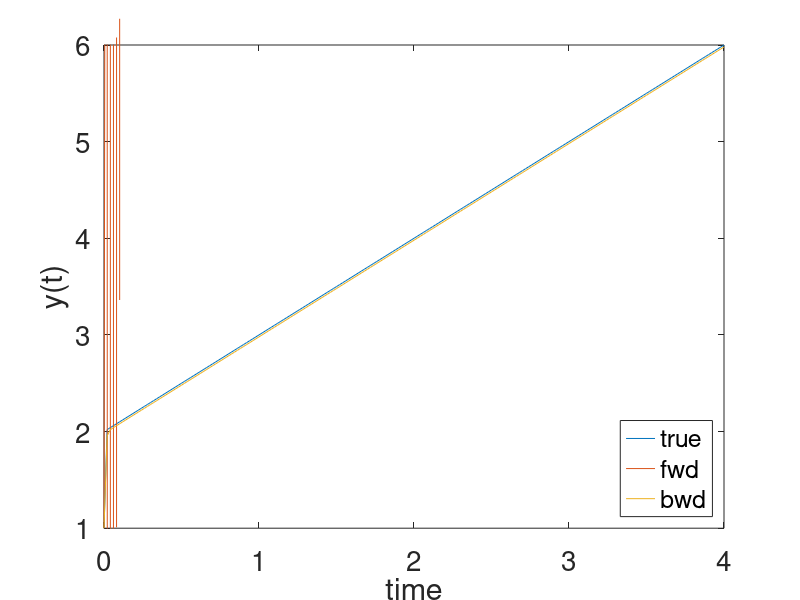

The MATLAB script that drew this image:
%% Handling multiple time scales (ODE stiffness, book example from Gear's paper)
%
% dy/dt=-alpha*(y=F(t))+F'(t)
% y(t)=(y0-F(0))exp(-alpha*t)+F(t)

y0=1;
alpha=1000;
figure;

%% Time grid
tsmin=0;
tsmax=4;
dts=0.02;      % choice of time step
ts=tsmin:dts:tsmax;


%% True solution
ybar=(y0-2)*exp(-alpha*ts)+ts+2;
Ns=numel(ts);


%% Forward and Backward Euler (in one loop)
yfwds=zeros(1,Ns);
yfwds(1)=y0;
ybwds=zeros(1,Ns);
ybwds(1)=y0;
for n=2:Ns
    yfwds(n)=yfwds(n-1)+dts*(-1000*(yfwds(n-1)-ts(n-1)-2)+1);
    ybwds(n)=(ybwds(n-1)+1000*ts(n-1)*dts+2001*dts)/(1+1000*dts);    
end %for


%% Compare different solutions
plot(ts,ybar);
hold on;
plot(ts,yfwds);
plot(ts,ybwds);
xlabel('time')
ylabel('y(t)')
axis([0 4 1 6]);
set(gca,'FontSize',20);
legend('true','fwd','bwd','Location','SouthEast')


